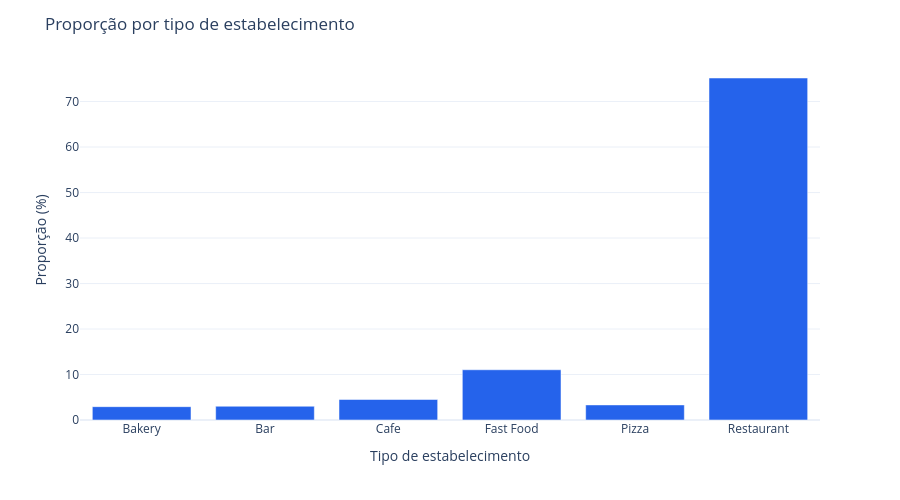

Notebook cell for this chart:
### Code cell
import plotly.express as px

fig = px.bar(
    proporção_por_tipo,
    x='object_type',
    y='object_name',
    color_discrete_sequence=['#2563EB'],
    width=900,
    height=500
)

fig.update_layout(
    title='Proporção por tipo de estabelecimento',
    xaxis_title='Tipo de estabelecimento',
    yaxis_title='Proporção (%)',
    template='plotly_white',
    showlegend=False
)

fig.show()

### Figure 1 — Plotly figure (JSON) as saved in the notebook; plotly's stock layout.template omitted (floating-point values rounded to 4 significant figures)
{"data": [{"hovertemplate": "object_type=%{x}<br>object_name=%{y}<extra></extra>", "legendgroup": "", "marker": {"color": "#2563EB", "pattern": {"shape": ""}}, "name": "", "orientation": "v", "showlegend": false, "textposition": "auto", "type": "bar", "x": ["Bakery", "Bar", "Cafe", "Fast Food", "Pizza", "Restaurant"], "xaxis": "x", "y": [2.932, 3.026, 4.507, 11.05, 3.316, 75.17], "yaxis": "y"}], "layout": {"barmode": "relative", "height": 500, "legend": {"tracegroupgap": 0}, "margin": {"t": 60}, "showlegend": false, "title": {"text": "Proporção por tipo de estabelecimento"}, "width": 900, "xaxis": {"anchor": "y", "domain": [0, 1], "title": {"text": "Tipo de estabelecimento"}}, "yaxis": {"anchor": "x", "domain": [0, 1], "title": {"text": "Proporção (%)"}}}}
